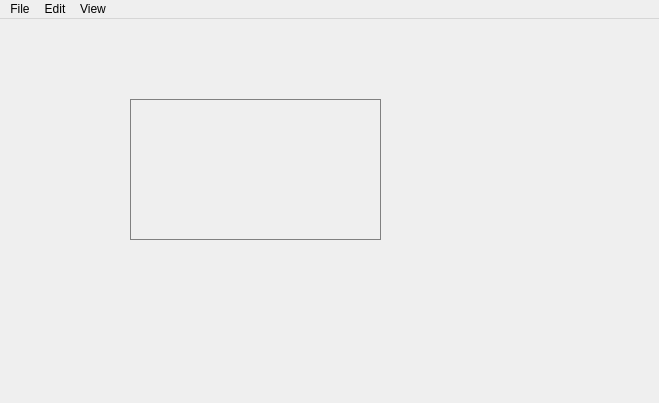
<?xml version="1.0" encoding="UTF-8"?>
<ui version="4.0">
 <class>Femto</class>
 <widget class="QMainWindow" name="Femto">
  <property name="geometry">
   <rect>
    <x>0</x>
    <y>0</y>
    <width>659</width>
    <height>403</height>
   </rect>
  </property>
  <property name="windowTitle">
   <string>Femto</string>
  </property>
  <property name="windowIcon">
   <iconset resource="../Resources/Resources.qrc">
    <normaloff>:/imgs/icon.ico</normaloff>:/imgs/icon.ico</iconset>
  </property>
  <property name="styleSheet">
   <string notr="true">QScrollBar:vertical {
	border: none;
	width: 10px;
}
QTabBar {
	border: none;
}
QTabBar::tab {
	color: white;
	background-color: purple;
}
QTabBar::tab:selected {
	background-color: hotpink;
}
QTabWidget:pane {
	border: 1px solid gray;
}
QScrollBar:horizontal {
	border: none;
	height: 10px;
}

QScrollBar::handle {
	background-color: deeppink;
	border-radius: 5px;
}

QScrollBar::handle:hover {
	background-color: hotpink;
}

QScrollBar::add-line {
	border: none;
	background: none;
}

QScrollBar::sub-line {
	border: none;
	background: none;
}</string>
  </property>
  <property name="documentMode">
   <bool>false</bool>
  </property>
  <widget class="QWidget" name="centralwidget">
   <property name="styleSheet">
    <string notr="true"/>
   </property>
   <widget class="QTabWidget" name="tabWidget">
    <property name="geometry">
     <rect>
      <x>130</x>
      <y>80</y>
      <width>251</width>
      <height>141</height>
     </rect>
    </property>
    <property name="styleSheet">
     <string notr="true">QTabWidget::tab-bar {
    left: 0; 
}</string>
    </property>
    <property name="currentIndex">
     <number>-1</number>
    </property>
    <property name="elideMode">
     <enum>Qt::ElideNone</enum>
    </property>
    <property name="documentMode">
     <bool>false</bool>
    </property>
    <property name="tabsClosable">
     <bool>true</bool>
    </property>
    <property name="movable">
     <bool>true</bool>
    </property>
    <property name="tabBarAutoHide">
     <bool>true</bool>
    </property>
   </widget>
  </widget>
  <widget class="QMenuBar" name="menubar">
   <property name="geometry">
    <rect>
     <x>0</x>
     <y>0</y>
     <width>659</width>
     <height>22</height>
    </rect>
   </property>
   <property name="palette">
    <palette>
     <active/>
     <inactive/>
     <disabled/>
    </palette>
   </property>
   <property name="autoFillBackground">
    <bool>true</bool>
   </property>
   <widget class="QMenu" name="menuFile">
    <property name="palette">
     <palette>
      <active>
       <colorrole role="WindowText">
        <brush brushstyle="SolidPattern">
         <color alpha="255">
          <red>255</red>
          <green>255</green>
          <blue>255</blue>
         </color>
        </brush>
       </colorrole>
       <colorrole role="Button">
        <brush brushstyle="SolidPattern">
         <color alpha="255">
          <red>0</red>
          <green>0</green>
          <blue>0</blue>
         </color>
        </brush>
       </colorrole>
       <colorrole role="Light">
        <brush brushstyle="SolidPattern">
         <color alpha="255">
          <red>0</red>
          <green>0</green>
          <blue>0</blue>
         </color>
        </brush>
       </colorrole>
       <colorrole role="Midlight">
        <brush brushstyle="SolidPattern">
         <color alpha="255">
          <red>0</red>
          <green>0</green>
          <blue>0</blue>
         </color>
        </brush>
       </colorrole>
       <colorrole role="Dark">
        <brush brushstyle="SolidPattern">
         <color alpha="255">
          <red>0</red>
          <green>0</green>
          <blue>0</blue>
         </color>
        </brush>
       </colorrole>
       <colorrole role="Mid">
        <brush brushstyle="SolidPattern">
         <color alpha="255">
          <red>0</red>
          <green>0</green>
          <blue>0</blue>
         </color>
        </brush>
       </colorrole>
       <colorrole role="Text">
        <brush brushstyle="SolidPattern">
         <color alpha="255">
          <red>255</red>
          <green>255</green>
          <blue>255</blue>
         </color>
        </brush>
       </colorrole>
       <colorrole role="BrightText">
        <brush brushstyle="SolidPattern">
         <color alpha="255">
          <red>255</red>
          <green>255</green>
          <blue>255</blue>
         </color>
        </brush>
       </colorrole>
       <colorrole role="ButtonText">
        <brush brushstyle="SolidPattern">
         <color alpha="255">
          <red>255</red>
          <green>255</green>
          <blue>255</blue>
         </color>
        </brush>
       </colorrole>
       <colorrole role="Base">
        <brush brushstyle="SolidPattern">
         <color alpha="255">
          <red>36</red>
          <green>31</green>
          <blue>49</blue>
         </color>
        </brush>
       </colorrole>
       <colorrole role="Window">
        <brush brushstyle="SolidPattern">
         <color alpha="255">
          <red>0</red>
          <green>0</green>
          <blue>0</blue>
         </color>
        </brush>
       </colorrole>
       <colorrole role="Shadow">
        <brush brushstyle="SolidPattern">
         <color alpha="255">
          <red>0</red>
          <green>0</green>
          <blue>0</blue>
         </color>
        </brush>
       </colorrole>
       <colorrole role="AlternateBase">
        <brush brushstyle="SolidPattern">
         <color alpha="255">
          <red>0</red>
          <green>0</green>
          <blue>0</blue>
         </color>
        </brush>
       </colorrole>
       <colorrole role="ToolTipBase">
        <brush brushstyle="SolidPattern">
         <color alpha="255">
          <red>255</red>
          <green>255</green>
          <blue>220</blue>
         </color>
        </brush>
       </colorrole>
       <colorrole role="ToolTipText">
        <brush brushstyle="SolidPattern">
         <color alpha="255">
          <red>0</red>
          <green>0</green>
          <blue>0</blue>
         </color>
        </brush>
       </colorrole>
       <colorrole role="PlaceholderText">
        <brush brushstyle="SolidPattern">
         <color alpha="127">
          <red>255</red>
          <green>255</green>
          <blue>255</blue>
         </color>
        </brush>
       </colorrole>
      </active>
      <inactive>
       <colorrole role="WindowText">
        <brush brushstyle="SolidPattern">
         <color alpha="255">
          <red>218</red>
          <green>218</green>
          <blue>218</blue>
         </color>
        </brush>
       </colorrole>
       <colorrole role="Button">
        <brush brushstyle="SolidPattern">
         <color alpha="255">
          <red>38</red>
          <green>38</green>
          <blue>38</blue>
         </color>
        </brush>
       </colorrole>
       <colorrole role="Light">
        <brush brushstyle="SolidPattern">
         <color alpha="255">
          <red>255</red>
          <green>255</green>
          <blue>255</blue>
         </color>
        </brush>
       </colorrole>
       <colorrole role="Midlight">
        <brush brushstyle="SolidPattern">
         <color alpha="255">
          <red>202</red>
          <green>202</green>
          <blue>202</blue>
         </color>
        </brush>
       </colorrole>
       <colorrole role="Dark">
        <brush brushstyle="SolidPattern">
         <color alpha="255">
          <red>31</red>
          <green>31</green>
          <blue>31</blue>
         </color>
        </brush>
       </colorrole>
       <colorrole role="Mid">
        <brush brushstyle="SolidPattern">
         <color alpha="255">
          <red>175</red>
          <green>175</green>
          <blue>175</blue>
         </color>
        </brush>
       </colorrole>
       <colorrole role="Text">
        <brush brushstyle="SolidPattern">
         <color alpha="255">
          <red>218</red>
          <green>218</green>
          <blue>218</blue>
         </color>
        </brush>
       </colorrole>
       <colorrole role="BrightText">
        <brush brushstyle="SolidPattern">
         <color alpha="255">
          <red>255</red>
          <green>51</green>
          <blue>51</blue>
         </color>
        </brush>
       </colorrole>
       <colorrole role="ButtonText">
        <brush brushstyle="SolidPattern">
         <color alpha="255">
          <red>218</red>
          <green>218</green>
          <blue>218</blue>
         </color>
        </brush>
       </colorrole>
       <colorrole role="Base">
        <brush brushstyle="SolidPattern">
         <color alpha="255">
          <red>38</red>
          <green>39</green>
          <blue>40</blue>
         </color>
        </brush>
       </colorrole>
       <colorrole role="Window">
        <brush brushstyle="SolidPattern">
         <color alpha="255">
          <red>38</red>
          <green>38</green>
          <blue>38</blue>
         </color>
        </brush>
       </colorrole>
       <colorrole role="Shadow">
        <brush brushstyle="SolidPattern">
         <color alpha="255">
          <red>118</red>
          <green>118</green>
          <blue>118</blue>
         </color>
        </brush>
       </colorrole>
       <colorrole role="AlternateBase">
        <brush brushstyle="SolidPattern">
         <color alpha="255">
          <red>38</red>
          <green>39</green>
          <blue>40</blue>
         </color>
        </brush>
       </colorrole>
       <colorrole role="ToolTipBase">
        <brush brushstyle="SolidPattern">
         <color alpha="255">
          <red>17</red>
          <green>17</green>
          <blue>17</blue>
         </color>
        </brush>
       </colorrole>
       <colorrole role="ToolTipText">
        <brush brushstyle="SolidPattern">
         <color alpha="255">
          <red>218</red>
          <green>218</green>
          <blue>218</blue>
         </color>
        </brush>
       </colorrole>
       <colorrole role="PlaceholderText">
        <brush brushstyle="SolidPattern">
         <color alpha="255">
          <red>128</red>
          <green>128</green>
          <blue>129</blue>
         </color>
        </brush>
       </colorrole>
      </inactive>
      <disabled>
       <colorrole role="WindowText">
        <brush brushstyle="SolidPattern">
         <color alpha="255">
          <red>0</red>
          <green>0</green>
          <blue>0</blue>
         </color>
        </brush>
       </colorrole>
       <colorrole role="Button">
        <brush brushstyle="SolidPattern">
         <color alpha="255">
          <red>0</red>
          <green>0</green>
          <blue>0</blue>
         </color>
        </brush>
       </colorrole>
       <colorrole role="Light">
        <brush brushstyle="SolidPattern">
         <color alpha="255">
          <red>0</red>
          <green>0</green>
          <blue>0</blue>
         </color>
        </brush>
       </colorrole>
       <colorrole role="Midlight">
        <brush brushstyle="SolidPattern">
         <color alpha="255">
          <red>0</red>
          <green>0</green>
          <blue>0</blue>
         </color>
        </brush>
       </colorrole>
       <colorrole role="Dark">
        <brush brushstyle="SolidPattern">
         <color alpha="255">
          <red>0</red>
          <green>0</green>
          <blue>0</blue>
         </color>
        </brush>
       </colorrole>
       <colorrole role="Mid">
        <brush brushstyle="SolidPattern">
         <color alpha="255">
          <red>0</red>
          <green>0</green>
          <blue>0</blue>
         </color>
        </brush>
       </colorrole>
       <colorrole role="Text">
        <brush brushstyle="SolidPattern">
         <color alpha="255">
          <red>0</red>
          <green>0</green>
          <blue>0</blue>
         </color>
        </brush>
       </colorrole>
       <colorrole role="BrightText">
        <brush brushstyle="SolidPattern">
         <color alpha="255">
          <red>255</red>
          <green>255</green>
          <blue>255</blue>
         </color>
        </brush>
       </colorrole>
       <colorrole role="ButtonText">
        <brush brushstyle="SolidPattern">
         <color alpha="255">
          <red>0</red>
          <green>0</green>
          <blue>0</blue>
         </color>
        </brush>
       </colorrole>
       <colorrole role="Base">
        <brush brushstyle="SolidPattern">
         <color alpha="255">
          <red>0</red>
          <green>0</green>
          <blue>0</blue>
         </color>
        </brush>
       </colorrole>
       <colorrole role="Window">
        <brush brushstyle="SolidPattern">
         <color alpha="255">
          <red>0</red>
          <green>0</green>
          <blue>0</blue>
         </color>
        </brush>
       </colorrole>
       <colorrole role="Shadow">
        <brush brushstyle="SolidPattern">
         <color alpha="255">
          <red>177</red>
          <green>177</green>
          <blue>177</blue>
         </color>
        </brush>
       </colorrole>
       <colorrole role="AlternateBase">
        <brush brushstyle="SolidPattern">
         <color alpha="255">
          <red>38</red>
          <green>39</green>
          <blue>40</blue>
         </color>
        </brush>
       </colorrole>
       <colorrole role="ToolTipBase">
        <brush brushstyle="SolidPattern">
         <color alpha="255">
          <red>17</red>
          <green>17</green>
          <blue>17</blue>
         </color>
        </brush>
       </colorrole>
       <colorrole role="ToolTipText">
        <brush brushstyle="SolidPattern">
         <color alpha="255">
          <red>218</red>
          <green>218</green>
          <blue>218</blue>
         </color>
        </brush>
       </colorrole>
       <colorrole role="PlaceholderText">
        <brush brushstyle="SolidPattern">
         <color alpha="255">
          <red>128</red>
          <green>128</green>
          <blue>129</blue>
         </color>
        </brush>
       </colorrole>
      </disabled>
     </palette>
    </property>
    <property name="title">
     <string>File</string>
    </property>
    <addaction name="actionNew"/>
    <addaction name="actionNew_Tab"/>
    <addaction name="actionOpen"/>
    <addaction name="actionSave"/>
    <addaction name="actionSave_as"/>
    <addaction name="actionPrint"/>
    <addaction name="actionExit"/>
   </widget>
   <widget class="QMenu" name="menuEdit">
    <property name="palette">
     <palette>
      <active>
       <colorrole role="WindowText">
        <brush brushstyle="SolidPattern">
         <color alpha="255">
          <red>255</red>
          <green>255</green>
          <blue>255</blue>
         </color>
        </brush>
       </colorrole>
       <colorrole role="Button">
        <brush brushstyle="SolidPattern">
         <color alpha="255">
          <red>0</red>
          <green>0</green>
          <blue>0</blue>
         </color>
        </brush>
       </colorrole>
       <colorrole role="Light">
        <brush brushstyle="SolidPattern">
         <color alpha="255">
          <red>0</red>
          <green>0</green>
          <blue>0</blue>
         </color>
        </brush>
       </colorrole>
       <colorrole role="Midlight">
        <brush brushstyle="SolidPattern">
         <color alpha="255">
          <red>0</red>
          <green>0</green>
          <blue>0</blue>
         </color>
        </brush>
       </colorrole>
       <colorrole role="Dark">
        <brush brushstyle="SolidPattern">
         <color alpha="255">
          <red>0</red>
          <green>0</green>
          <blue>0</blue>
         </color>
        </brush>
       </colorrole>
       <colorrole role="Mid">
        <brush brushstyle="SolidPattern">
         <color alpha="255">
          <red>0</red>
          <green>0</green>
          <blue>0</blue>
         </color>
        </brush>
       </colorrole>
       <colorrole role="Text">
        <brush brushstyle="SolidPattern">
         <color alpha="255">
          <red>255</red>
          <green>255</green>
          <blue>255</blue>
         </color>
        </brush>
       </colorrole>
       <colorrole role="BrightText">
        <brush brushstyle="SolidPattern">
         <color alpha="255">
          <red>255</red>
          <green>255</green>
          <blue>255</blue>
         </color>
        </brush>
       </colorrole>
       <colorrole role="ButtonText">
        <brush brushstyle="SolidPattern">
         <color alpha="255">
          <red>255</red>
          <green>255</green>
          <blue>255</blue>
         </color>
        </brush>
       </colorrole>
       <colorrole role="Base">
        <brush brushstyle="SolidPattern">
         <color alpha="255">
          <red>36</red>
          <green>31</green>
          <blue>49</blue>
         </color>
        </brush>
       </colorrole>
       <colorrole role="Window">
        <brush brushstyle="SolidPattern">
         <color alpha="255">
          <red>0</red>
          <green>0</green>
          <blue>0</blue>
         </color>
        </brush>
       </colorrole>
       <colorrole role="Shadow">
        <brush brushstyle="SolidPattern">
         <color alpha="255">
          <red>0</red>
          <green>0</green>
          <blue>0</blue>
         </color>
        </brush>
       </colorrole>
       <colorrole role="AlternateBase">
        <brush brushstyle="SolidPattern">
         <color alpha="255">
          <red>0</red>
          <green>0</green>
          <blue>0</blue>
         </color>
        </brush>
       </colorrole>
       <colorrole role="ToolTipBase">
        <brush brushstyle="SolidPattern">
         <color alpha="255">
          <red>255</red>
          <green>255</green>
          <blue>220</blue>
         </color>
        </brush>
       </colorrole>
       <colorrole role="ToolTipText">
        <brush brushstyle="SolidPattern">
         <color alpha="255">
          <red>0</red>
          <green>0</green>
          <blue>0</blue>
         </color>
        </brush>
       </colorrole>
       <colorrole role="PlaceholderText">
        <brush brushstyle="SolidPattern">
         <color alpha="127">
          <red>255</red>
          <green>255</green>
          <blue>255</blue>
         </color>
        </brush>
       </colorrole>
      </active>
      <inactive>
       <colorrole role="WindowText">
        <brush brushstyle="SolidPattern">
         <color alpha="255">
          <red>218</red>
          <green>218</green>
          <blue>218</blue>
         </color>
        </brush>
       </colorrole>
       <colorrole role="Button">
        <brush brushstyle="SolidPattern">
         <color alpha="255">
          <red>38</red>
          <green>38</green>
          <blue>38</blue>
         </color>
        </brush>
       </colorrole>
       <colorrole role="Light">
        <brush brushstyle="SolidPattern">
         <color alpha="255">
          <red>255</red>
          <green>255</green>
          <blue>255</blue>
         </color>
        </brush>
       </colorrole>
       <colorrole role="Midlight">
        <brush brushstyle="SolidPattern">
         <color alpha="255">
          <red>202</red>
          <green>202</green>
          <blue>202</blue>
         </color>
        </brush>
       </colorrole>
       <colorrole role="Dark">
        <brush brushstyle="SolidPattern">
         <color alpha="255">
          <red>31</red>
          <green>31</green>
          <blue>31</blue>
         </color>
        </brush>
       </colorrole>
       <colorrole role="Mid">
        <brush brushstyle="SolidPattern">
         <color alpha="255">
          <red>175</red>
          <green>175</green>
          <blue>175</blue>
         </color>
        </brush>
       </colorrole>
       <colorrole role="Text">
        <brush brushstyle="SolidPattern">
         <color alpha="255">
          <red>218</red>
          <green>218</green>
          <blue>218</blue>
         </color>
        </brush>
       </colorrole>
       <colorrole role="BrightText">
        <brush brushstyle="SolidPattern">
         <color alpha="255">
          <red>255</red>
          <green>51</green>
          <blue>51</blue>
         </color>
        </brush>
       </colorrole>
       <colorrole role="ButtonText">
        <brush brushstyle="SolidPattern">
         <color alpha="255">
          <red>218</red>
          <green>218</green>
          <blue>218</blue>
         </color>
        </brush>
       </colorrole>
       <colorrole role="Base">
        <brush brushstyle="SolidPattern">
         <color alpha="255">
          <red>38</red>
          <green>39</green>
          <blue>40</blue>
         </color>
        </brush>
       </colorrole>
       <colorrole role="Window">
        <brush brushstyle="SolidPattern">
         <color alpha="255">
          <red>38</red>
          <green>38</green>
          <blue>38</blue>
         </color>
        </brush>
       </colorrole>
       <colorrole role="Shadow">
        <brush brushstyle="SolidPattern">
         <color alpha="255">
          <red>118</red>
          <green>118</green>
          <blue>118</blue>
         </color>
        </brush>
       </colorrole>
       <colorrole role="AlternateBase">
        <brush brushstyle="SolidPattern">
         <color alpha="255">
          <red>38</red>
          <green>39</green>
          <blue>40</blue>
         </color>
        </brush>
       </colorrole>
       <colorrole role="ToolTipBase">
        <brush brushstyle="SolidPattern">
         <color alpha="255">
          <red>17</red>
          <green>17</green>
          <blue>17</blue>
         </color>
        </brush>
       </colorrole>
       <colorrole role="ToolTipText">
        <brush brushstyle="SolidPattern">
         <color alpha="255">
          <red>218</red>
          <green>218</green>
          <blue>218</blue>
         </color>
        </brush>
       </colorrole>
       <colorrole role="PlaceholderText">
        <brush brushstyle="SolidPattern">
         <color alpha="255">
          <red>128</red>
          <green>128</green>
          <blue>129</blue>
         </color>
        </brush>
       </colorrole>
      </inactive>
      <disabled>
       <colorrole role="WindowText">
        <brush brushstyle="SolidPattern">
         <color alpha="255">
          <red>0</red>
          <green>0</green>
          <blue>0</blue>
         </color>
        </brush>
       </colorrole>
       <colorrole role="Button">
        <brush brushstyle="SolidPattern">
         <color alpha="255">
          <red>0</red>
          <green>0</green>
          <blue>0</blue>
         </color>
        </brush>
       </colorrole>
       <colorrole role="Light">
        <brush brushstyle="SolidPattern">
         <color alpha="255">
          <red>0</red>
          <green>0</green>
          <blue>0</blue>
         </color>
        </brush>
       </colorrole>
       <colorrole role="Midlight">
        <brush brushstyle="SolidPattern">
         <color alpha="255">
          <red>0</red>
          <green>0</green>
          <blue>0</blue>
         </color>
        </brush>
       </colorrole>
       <colorrole role="Dark">
        <brush brushstyle="SolidPattern">
         <color alpha="255">
          <red>0</red>
          <green>0</green>
          <blue>0</blue>
         </color>
        </brush>
       </colorrole>
       <colorrole role="Mid">
        <brush brushstyle="SolidPattern">
         <color alpha="255">
          <red>0</red>
          <green>0</green>
          <blue>0</blue>
         </color>
        </brush>
       </colorrole>
       <colorrole role="Text">
        <brush brushstyle="SolidPattern">
         <color alpha="255">
          <red>0</red>
          <green>0</green>
          <blue>0</blue>
         </color>
        </brush>
       </colorrole>
       <colorrole role="BrightText">
        <brush brushstyle="SolidPattern">
         <color alpha="255">
          <red>255</red>
          <green>255</green>
          <blue>255</blue>
         </color>
        </brush>
       </colorrole>
       <colorrole role="ButtonText">
        <brush brushstyle="SolidPattern">
         <color alpha="255">
          <red>0</red>
          <green>0</green>
          <blue>0</blue>
         </color>
        </brush>
       </colorrole>
       <colorrole role="Base">
        <brush brushstyle="SolidPattern">
         <color alpha="255">
          <red>0</red>
          <green>0</green>
          <blue>0</blue>
         </color>
        </brush>
       </colorrole>
       <colorrole role="Window">
        <brush brushstyle="SolidPattern">
         <color alpha="255">
          <red>0</red>
          <green>0</green>
          <blue>0</blue>
         </color>
        </brush>
       </colorrole>
       <colorrole role="Shadow">
        <brush brushstyle="SolidPattern">
         <color alpha="255">
          <red>177</red>
          <green>177</green>
          <blue>177</blue>
         </color>
        </brush>
       </colorrole>
       <colorrole role="AlternateBase">
        <brush brushstyle="SolidPattern">
         <color alpha="255">
          <red>38</red>
          <green>39</green>
          <blue>40</blue>
         </color>
        </brush>
       </colorrole>
       <colorrole role="ToolTipBase">
        <brush brushstyle="SolidPattern">
         <color alpha="255">
          <red>17</red>
          <green>17</green>
          <blue>17</blue>
         </color>
        </brush>
       </colorrole>
       <colorrole role="ToolTipText">
        <brush brushstyle="SolidPattern">
         <color alpha="255">
          <red>218</red>
          <green>218</green>
          <blue>218</blue>
         </color>
        </brush>
       </colorrole>
       <colorrole role="PlaceholderText">
        <brush brushstyle="SolidPattern">
         <color alpha="255">
          <red>128</red>
          <green>128</green>
          <blue>129</blue>
         </color>
        </brush>
       </colorrole>
      </disabled>
     </palette>
    </property>
    <property name="title">
     <string>Edit</string>
    </property>
    <addaction name="actionCopy"/>
    <addaction name="actionPaste"/>
    <addaction name="actionCut"/>
    <addaction name="actionUndo"/>
    <addaction name="actionRedo"/>
    <addaction name="actionPreferences"/>
   </widget>
   <widget class="QMenu" name="menuView">
    <property name="palette">
     <palette>
      <active>
       <colorrole role="WindowText">
        <brush brushstyle="SolidPattern">
         <color alpha="255">
          <red>255</red>
          <green>255</green>
          <blue>255</blue>
         </color>
        </brush>
       </colorrole>
       <colorrole role="Button">
        <brush brushstyle="SolidPattern">
         <color alpha="255">
          <red>0</red>
          <green>0</green>
          <blue>0</blue>
         </color>
        </brush>
       </colorrole>
       <colorrole role="Light">
        <brush brushstyle="SolidPattern">
         <color alpha="255">
          <red>0</red>
          <green>0</green>
          <blue>0</blue>
         </color>
        </brush>
       </colorrole>
       <colorrole role="Midlight">
        <brush brushstyle="SolidPattern">
         <color alpha="255">
          <red>0</red>
          <green>0</green>
          <blue>0</blue>
         </color>
        </brush>
       </colorrole>
       <colorrole role="Dark">
        <brush brushstyle="SolidPattern">
         <color alpha="255">
          <red>0</red>
          <green>0</green>
          <blue>0</blue>
         </color>
        </brush>
       </colorrole>
       <colorrole role="Mid">
        <brush brushstyle="SolidPattern">
         <color alpha="255">
          <red>0</red>
          <green>0</green>
          <blue>0</blue>
         </color>
        </brush>
       </colorrole>
       <colorrole role="Text">
        <brush brushstyle="SolidPattern">
         <color alpha="255">
          <red>255</red>
          <green>255</green>
          <blue>255</blue>
         </color>
        </brush>
       </colorrole>
       <colorrole role="BrightText">
        <brush brushstyle="SolidPattern">
         <color alpha="255">
          <red>255</red>
          <green>255</green>
          <blue>255</blue>
         </color>
        </brush>
       </colorrole>
       <colorrole role="ButtonText">
        <brush brushstyle="SolidPattern">
         <color alpha="255">
          <red>255</red>
          <green>255</green>
          <blue>255</blue>
         </color>
        </brush>
       </colorrole>
       <colorrole role="Base">
        <brush brushstyle="SolidPattern">
         <color alpha="255">
          <red>36</red>
          <green>31</green>
          <blue>49</blue>
         </color>
        </brush>
       </colorrole>
       <colorrole role="Window">
        <brush brushstyle="SolidPattern">
         <color alpha="255">
          <red>0</red>
          <green>0</green>
          <blue>0</blue>
         </color>
        </brush>
       </colorrole>
       <colorrole role="Shadow">
        <brush brushstyle="SolidPattern">
         <color alpha="255">
          <red>0</red>
          <green>0</green>
          <blue>0</blue>
         </color>
        </brush>
       </colorrole>
       <colorrole role="AlternateBase">
        <brush brushstyle="SolidPattern">
         <color alpha="255">
          <red>0</red>
          <green>0</green>
          <blue>0</blue>
         </color>
        </brush>
       </colorrole>
       <colorrole role="ToolTipBase">
        <brush brushstyle="SolidPattern">
         <color alpha="255">
          <red>255</red>
          <green>255</green>
          <blue>220</blue>
         </color>
        </brush>
       </colorrole>
       <colorrole role="ToolTipText">
        <brush brushstyle="SolidPattern">
         <color alpha="255">
          <red>0</red>
          <green>0</green>
          <blue>0</blue>
         </color>
        </brush>
       </colorrole>
       <colorrole role="PlaceholderText">
        <brush brushstyle="SolidPattern">
         <color alpha="127">
          <red>255</red>
          <green>255</green>
          <blue>255</blue>
         </color>
        </brush>
       </colorrole>
      </active>
      <inactive>
       <colorrole role="WindowText">
        <brush brushstyle="SolidPattern">
         <color alpha="255">
          <red>218</red>
          <green>218</green>
          <blue>218</blue>
         </color>
        </brush>
       </colorrole>
       <colorrole role="Button">
        <brush brushstyle="SolidPattern">
         <color alpha="255">
          <red>38</red>
          <green>38</green>
          <blue>38</blue>
         </color>
        </brush>
       </colorrole>
       <colorrole role="Light">
        <brush brushstyle="SolidPattern">
         <color alpha="255">
          <red>255</red>
          <green>255</green>
          <blue>255</blue>
         </color>
        </brush>
       </colorrole>
       <colorrole role="Midlight">
        <brush brushstyle="SolidPattern">
         <color alpha="255">
          <red>202</red>
          <green>202</green>
          <blue>202</blue>
         </color>
        </brush>
       </colorrole>
       <colorrole role="Dark">
        <brush brushstyle="SolidPattern">
         <color alpha="255">
          <red>31</red>
          <green>31</green>
          <blue>31</blue>
         </color>
        </brush>
       </colorrole>
       <colorrole role="Mid">
        <brush brushstyle="SolidPattern">
         <color alpha="255">
          <red>175</red>
          <green>175</green>
          <blue>175</blue>
         </color>
        </brush>
       </colorrole>
       <colorrole role="Text">
        <brush brushstyle="SolidPattern">
         <color alpha="255">
          <red>218</red>
          <green>218</green>
          <blue>218</blue>
         </color>
        </brush>
       </colorrole>
       <colorrole role="BrightText">
        <brush brushstyle="SolidPattern">
         <color alpha="255">
          <red>255</red>
          <green>51</green>
          <blue>51</blue>
         </color>
        </brush>
       </colorrole>
       <colorrole role="ButtonText">
        <brush brushstyle="SolidPattern">
         <color alpha="255">
          <red>218</red>
          <green>218</green>
          <blue>218</blue>
         </color>
        </brush>
       </colorrole>
       <colorrole role="Base">
        <brush brushstyle="SolidPattern">
         <color alpha="255">
          <red>38</red>
          <green>39</green>
          <blue>40</blue>
         </color>
        </brush>
       </colorrole>
       <colorrole role="Window">
        <brush brushstyle="SolidPattern">
         <color alpha="255">
          <red>38</red>
          <green>38</green>
          <blue>38</blue>
         </color>
        </brush>
       </colorrole>
       <colorrole role="Shadow">
        <brush brushstyle="SolidPattern">
         <color alpha="255">
          <red>118</red>
          <green>118</green>
          <blue>118</blue>
         </color>
        </brush>
       </colorrole>
       <colorrole role="AlternateBase">
        <brush brushstyle="SolidPattern">
         <color alpha="255">
          <red>38</red>
          <green>39</green>
          <blue>40</blue>
         </color>
        </brush>
       </colorrole>
       <colorrole role="ToolTipBase">
        <brush brushstyle="SolidPattern">
         <color alpha="255">
          <red>17</red>
          <green>17</green>
          <blue>17</blue>
         </color>
        </brush>
       </colorrole>
       <colorrole role="ToolTipText">
        <brush brushstyle="SolidPattern">
         <color alpha="255">
          <red>218</red>
          <green>218</green>
          <blue>218</blue>
         </color>
        </brush>
       </colorrole>
       <colorrole role="PlaceholderText">
        <brush brushstyle="SolidPattern">
         <color alpha="255">
          <red>128</red>
          <green>128</green>
          <blue>129</blue>
         </color>
        </brush>
       </colorrole>
      </inactive>
      <disabled>
       <colorrole role="WindowText">
        <brush brushstyle="SolidPattern">
         <color alpha="255">
          <red>0</red>
          <green>0</green>
          <blue>0</blue>
         </color>
        </brush>
       </colorrole>
       <colorrole role="Button">
        <brush brushstyle="SolidPattern">
         <color alpha="255">
          <red>0</red>
          <green>0</green>
          <blue>0</blue>
         </color>
        </brush>
       </colorrole>
       <colorrole role="Light">
        <brush brushstyle="SolidPattern">
         <color alpha="255">
          <red>0</red>
          <green>0</green>
          <blue>0</blue>
         </color>
        </brush>
       </colorrole>
       <colorrole role="Midlight">
        <brush brushstyle="SolidPattern">
         <color alpha="255">
          <red>0</red>
          <green>0</green>
          <blue>0</blue>
         </color>
        </brush>
       </colorrole>
       <colorrole role="Dark">
        <brush brushstyle="SolidPattern">
         <color alpha="255">
          <red>0</red>
          <green>0</green>
          <blue>0</blue>
         </color>
        </brush>
       </colorrole>
       <colorrole role="Mid">
        <brush brushstyle="SolidPattern">
         <color alpha="255">
          <red>0</red>
          <green>0</green>
          <blue>0</blue>
         </color>
        </brush>
       </colorrole>
       <colorrole role="Text">
        <brush brushstyle="SolidPattern">
         <color alpha="255">
          <red>0</red>
          <green>0</green>
          <blue>0</blue>
         </color>
        </brush>
       </colorrole>
       <colorrole role="BrightText">
        <brush brushstyle="SolidPattern">
         <color alpha="255">
          <red>255</red>
          <green>255</green>
          <blue>255</blue>
         </color>
        </brush>
       </colorrole>
       <colorrole role="ButtonText">
        <brush brushstyle="SolidPattern">
         <color alpha="255">
          <red>0</red>
          <green>0</green>
          <blue>0</blue>
         </color>
        </brush>
       </colorrole>
       <colorrole role="Base">
        <brush brushstyle="SolidPattern">
         <color alpha="255">
          <red>0</red>
          <green>0</green>
          <blue>0</blue>
         </color>
        </brush>
       </colorrole>
       <colorrole role="Window">
        <brush brushstyle="SolidPattern">
         <color alpha="255">
          <red>0</red>
          <green>0</green>
          <blue>0</blue>
         </color>
        </brush>
       </colorrole>
       <colorrole role="Shadow">
        <brush brushstyle="SolidPattern">
         <color alpha="255">
          <red>177</red>
          <green>177</green>
          <blue>177</blue>
         </color>
        </brush>
       </colorrole>
       <colorrole role="AlternateBase">
        <brush brushstyle="SolidPattern">
         <color alpha="255">
          <red>38</red>
          <green>39</green>
          <blue>40</blue>
         </color>
        </brush>
       </colorrole>
       <colorrole role="ToolTipBase">
        <brush brushstyle="SolidPattern">
         <color alpha="255">
          <red>17</red>
          <green>17</green>
          <blue>17</blue>
         </color>
        </brush>
       </colorrole>
       <colorrole role="ToolTipText">
        <brush brushstyle="SolidPattern">
         <color alpha="255">
          <red>218</red>
          <green>218</green>
          <blue>218</blue>
         </color>
        </brush>
       </colorrole>
       <colorrole role="PlaceholderText">
        <brush brushstyle="SolidPattern">
         <color alpha="255">
          <red>128</red>
          <green>128</green>
          <blue>129</blue>
         </color>
        </brush>
       </colorrole>
      </disabled>
     </palette>
    </property>
    <property name="title">
     <string>View</string>
    </property>
    <addaction name="actionFullscreen"/>
   </widget>
   <addaction name="menuFile"/>
   <addaction name="menuEdit"/>
   <addaction name="menuView"/>
  </widget>
  <action name="actionNew">
   <property name="icon">
    <iconset theme="document-new">
     <normaloff>.</normaloff>.</iconset>
   </property>
   <property name="text">
    <string>New</string>
   </property>
   <property name="shortcut">
    <string>Ctrl+N</string>
   </property>
  </action>
  <action name="actionOpen">
   <property name="icon">
    <iconset theme="document-open">
     <normaloff>.</normaloff>.</iconset>
   </property>
   <property name="text">
    <string>Open</string>
   </property>
   <property name="shortcut">
    <string>Ctrl+O</string>
   </property>
  </action>
  <action name="actionSave">
   <property name="icon">
    <iconset theme="document-save">
     <normaloff>.</normaloff>.</iconset>
   </property>
   <property name="text">
    <string>Save</string>
   </property>
   <property name="shortcut">
    <string>Ctrl+S</string>
   </property>
  </action>
  <action name="actionSave_as">
   <property name="icon">
    <iconset theme="document-save-as">
     <normaloff>.</normaloff>.</iconset>
   </property>
   <property name="text">
    <string>Save as</string>
   </property>
   <property name="shortcut">
    <string>Ctrl+Shift+S</string>
   </property>
  </action>
  <action name="actionPrint">
   <property name="icon">
    <iconset theme="document-print">
     <normaloff>.</normaloff>.</iconset>
   </property>
   <property name="text">
    <string>Print</string>
   </property>
   <property name="shortcut">
    <string>Ctrl+P</string>
   </property>
  </action>
  <action name="actionExit">
   <property name="icon">
    <iconset theme="document-revert">
     <normaloff>.</normaloff>.</iconset>
   </property>
   <property name="text">
    <string>Exit</string>
   </property>
   <property name="shortcut">
    <string>Ctrl+Q</string>
   </property>
  </action>
  <action name="actionCopy">
   <property name="icon">
    <iconset theme="edit-copy">
     <normaloff>.</normaloff>.</iconset>
   </property>
   <property name="text">
    <string>Copy</string>
   </property>
   <property name="shortcut">
    <string>Ctrl+C</string>
   </property>
  </action>
  <action name="actionPaste">
   <property name="icon">
    <iconset theme="edit-paste">
     <normaloff>.</normaloff>.</iconset>
   </property>
   <property name="text">
    <string>Paste</string>
   </property>
   <property name="shortcut">
    <string>Ctrl+V</string>
   </property>
  </action>
  <action name="actionCut">
   <property name="icon">
    <iconset theme="edit-cut">
     <normaloff>.</normaloff>.</iconset>
   </property>
   <property name="text">
    <string>Cut</string>
   </property>
   <property name="shortcut">
    <string>Ctrl+X</string>
   </property>
  </action>
  <action name="actionUndo">
   <property name="icon">
    <iconset theme="edit-undo">
     <normaloff>.</normaloff>.</iconset>
   </property>
   <property name="text">
    <string>Undo</string>
   </property>
   <property name="shortcut">
    <string>Ctrl+Z</string>
   </property>
  </action>
  <action name="actionRedo">
   <property name="icon">
    <iconset theme="edit-redo">
     <normaloff>.</normaloff>.</iconset>
   </property>
   <property name="text">
    <string>Redo</string>
   </property>
   <property name="shortcut">
    <string>Ctrl+Shift+Z</string>
   </property>
  </action>
  <action name="actionPreferences">
   <property name="text">
    <string>Preferences</string>
   </property>
  </action>
  <action name="actionFullscreen">
   <property name="text">
    <string>Fullscreen</string>
   </property>
   <property name="shortcut">
    <string>Ctrl+F</string>
   </property>
  </action>
  <action name="actionNew_Tab">
   <property name="icon">
    <iconset theme="document-new">
     <normaloff>.</normaloff>.</iconset>
   </property>
   <property name="text">
    <string>New Tab</string>
   </property>
   <property name="shortcut">
    <string>Ctrl+Shift+N</string>
   </property>
  </action>
 </widget>
 <resources>
  <include location="../Resources/Resources.qrc"/>
 </resources>
 <connections/>
</ui>
